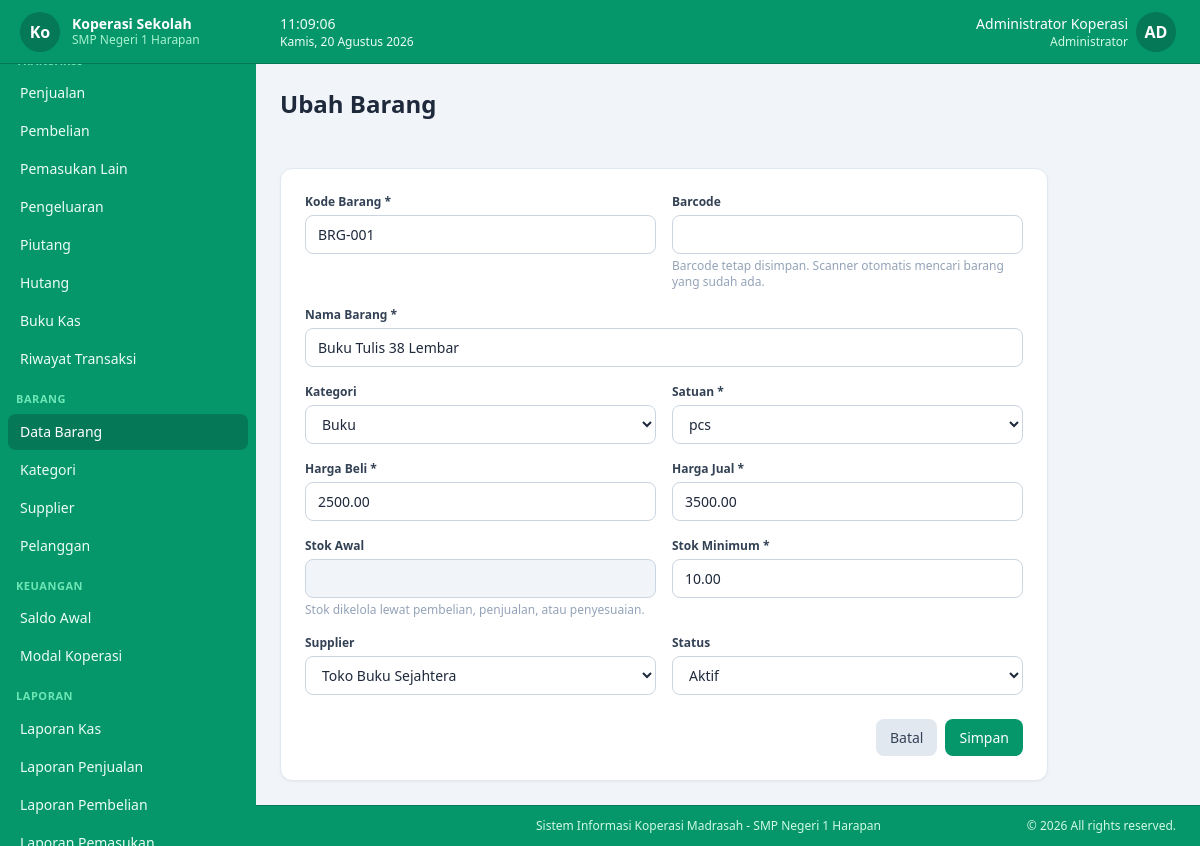
The page /master/barang/edit/1 (signed in) on the database its author committed.
### tables this page shows
CREATE TABLE koperasi_profile (
  id             TINYINT UNSIGNED NOT NULL DEFAULT 1,
  nama_koperasi  VARCHAR(100)     NOT NULL DEFAULT '',
  nama_sekolah   VARCHAR(150)     NOT NULL DEFAULT '',
  alamat         TEXT             NULL,
  telepon        VARCHAR(30)      NULL,
  email          VARCHAR(100)     NULL,
  logo           VARCHAR(255)     NULL,
  nama_ketua     VARCHAR(100)     NULL,
  nama_bendahara VARCHAR(100)     NULL,
  created_at     TIMESTAMP        NOT NULL DEFAULT CURRENT_TIMESTAMP,
  updated_at     TIMESTAMP        NOT NULL DEFAULT CURRENT_TIMESTAMP ON UPDATE CURRENT_TIMESTAMP,
  PRIMARY KEY (id)
);

CREATE TABLE users (
  id                   BIGINT UNSIGNED NOT NULL AUTO_INCREMENT,
  role_id              TINYINT UNSIGNED NOT NULL,
  username             VARCHAR(50)      NOT NULL UNIQUE,
  name                 VARCHAR(100)     NOT NULL,
  password_hash        VARCHAR(255)     NOT NULL,
  must_change_password TINYINT(1)       NOT NULL DEFAULT 0,
  is_active            TINYINT(1)       NOT NULL DEFAULT 1,
  created_at           TIMESTAMP        NOT NULL DEFAULT CURRENT_TIMESTAMP,
  updated_at           TIMESTAMP        NOT NULL DEFAULT CURRENT_TIMESTAMP ON UPDATE CURRENT_TIMESTAMP,
  PRIMARY KEY (id),
  CONSTRAINT fk_users_role FOREIGN KEY (role_id) REFERENCES roles(id) ON UPDATE CASCADE
);

CREATE TABLE roles (
  id            TINYINT UNSIGNED NOT NULL AUTO_INCREMENT,
  name          VARCHAR(50)      NOT NULL UNIQUE,
  description   VARCHAR(255)     NULL,
  created_at    TIMESTAMP        NOT NULL DEFAULT CURRENT_TIMESTAMP,
  updated_at    TIMESTAMP        NOT NULL DEFAULT CURRENT_TIMESTAMP ON UPDATE CURRENT_TIMESTAMP,
  PRIMARY KEY (id)
);

CREATE TABLE products (
  id            BIGINT UNSIGNED  NOT NULL AUTO_INCREMENT,
  kode          VARCHAR(30)      NOT NULL UNIQUE,
  barcode       VARCHAR(50)      NULL,
  name          VARCHAR(150)     NOT NULL,
  category_id   BIGINT UNSIGNED  NULL,
  satuan        VARCHAR(20)      NOT NULL DEFAULT 'pcs',
  harga_beli    DECIMAL(15,2)    NOT NULL DEFAULT 0,
  harga_jual    DECIMAL(15,2)    NOT NULL DEFAULT 0,
  stock         DECIMAL(12,2)    NOT NULL DEFAULT 0,
  stock_minimum DECIMAL(12,2)    NOT NULL DEFAULT 0,
  supplier_id   BIGINT UNSIGNED  NULL,
  is_active     TINYINT(1)       NOT NULL DEFAULT 1,
  created_at    TIMESTAMP        NOT NULL DEFAULT CURRENT_TIMESTAMP,
  updated_at    TIMESTAMP        NOT NULL DEFAULT CURRENT_TIMESTAMP ON UPDATE CURRENT_TIMESTAMP,
  PRIMARY KEY (id),
  KEY idx_products_name (name),
  KEY idx_products_category (category_id),
  KEY idx_products_supplier (supplier_id),
  CONSTRAINT fk_products_category FOREIGN KEY (category_id) REFERENCES categories(id) ON DELETE SET NULL ON UPDATE CASCADE,
  CONSTRAINT fk_products_supplier FOREIGN KEY (supplier_id) REFERENCES suppliers(id) ON DELETE SET NULL ON UPDATE CASCADE
);

CREATE TABLE categories (
  id         BIGINT UNSIGNED NOT NULL AUTO_INCREMENT,
  name       VARCHAR(100)    NOT NULL,
  type       ENUM('barang','pemasukan','pengeluaran') NOT NULL,
  created_at TIMESTAMP       NOT NULL DEFAULT CURRENT_TIMESTAMP,
  updated_at TIMESTAMP       NOT NULL DEFAULT CURRENT_TIMESTAMP ON UPDATE CURRENT_TIMESTAMP,
  PRIMARY KEY (id),
  UNIQUE KEY uq_category (type, name),
  KEY idx_categories_type (type)
);

CREATE TABLE suppliers (
  id         BIGINT UNSIGNED NOT NULL AUTO_INCREMENT,
  name       VARCHAR(150)    NOT NULL,
  phone      VARCHAR(30)     NULL,
  address    TEXT            NULL,
  is_active  TINYINT(1)      NOT NULL DEFAULT 1,
  created_at TIMESTAMP       NOT NULL DEFAULT CURRENT_TIMESTAMP,
  updated_at TIMESTAMP       NOT NULL DEFAULT CURRENT_TIMESTAMP ON UPDATE CURRENT_TIMESTAMP,
  PRIMARY KEY (id),
  KEY idx_suppliers_name (name)
);

### app/views/barang/form.php (the view, shortened to what the rows shown need)
<?php
$isEdit = $barang !== null;
$old = function (string $key, $default = '') use ($barang) {
    return old($key, $barang[$key] ?? $default);
};
?>
<div class="max-w-3xl">
    <div class="bg-white rounded-xl shadow-sm border border-slate-200 p-6">
        <form method="post" action="<?= url('barang', ['action' => 'store', 'id' => $isEdit ? $barang['id'] : null]) ?>" id="formBarang" class="grid grid-cols-1 sm:grid-cols-2 gap-4">
            <div>
                <label class="label">Kode Barang<?= $isEdit ? '' : ' (otomatis)' ?> *</label>
                <input type="text" name="kode" class="input" value="<?= e($old('kode')) ?>" placeholder="<?= $isEdit ? '' : 'Kosongkan = otomatis' ?>" <?= $isEdit ? 'required' : '' ?>>
            </div>
            <div class="sm:col-span-2">
                <label class="label">Nama Barang *</label>
                <input type="text" name="name" class="input" value="<?= e($old('name')) ?>" required>
            </div>
            <div>
                <label class="label">Kategori</label>
                <select name="category_id" class="input">
                    <?php foreach ($kategori as $k): ?>
                        <option value="<?= $k['id'] ?>" <?= (string)($barang['category_id'] ?? '') === (string)$k['id'] ? 'selected' : '' ?>><?= e($k['name']) ?></option>
                    <?php endforeach; ?>
                </select>
            </div>
            <div>
                <label class="label">Harga Beli *</label>
                <input type="text" name="harga_beli" class="input" inputmode="numeric" min="0" step="0.01" value="<?= e($old('harga_beli')) ?>" required>
            </div>
            <div>
                <label class="label">Harga Jual *</label>
                <input type="text" name="harga_jual" class="input" inputmode="numeric" min="0" step="0.01" value="<?= e($old('harga_jual')) ?>" required>
            </div>
            <div>
                <label class="label">Stok Minimum *</label>
                <input type="number" name="stock_minimum" class="input" min="0" step="0.01" value="<?= e($old('stock_minimum')) ?>" required>
            </div>
            <div>
                <label class="label">Supplier</label>
                <select name="supplier_id" class="input">
                    <?php foreach ($supplier as $s): ?>
                        <option value="<?= $s['id'] ?>" <?= (string)($barang['supplier_id'] ?? '') === (string)$s['id'] ? 'selected' : '' ?>><?= e($s['name']) ?></option>
                    <?php endforeach; ?>
                </select>
            </div>
            <div>
                <label class="label">Status</label>
                <select name="is_active" class="input">
                    <option value="1" <?= ($barang['is_active'] ?? 1) == 1 ? 'selected' : '' ?>>Aktif</option>
                </select>
            </div>
        </form>
    </div>
</div>

### app/views/layouts/app.php (shortened to what the rows shown need)
<?php
$user = current_user();
$profile = koperasi_profile();
?>
<!DOCTYPE html>
<html lang="id">
<head>
<script src="<?= asset('assets/js/tailwind.min.js') ?>"></script>
<link rel="stylesheet" href="<?= asset('assets/vendor/sweetalert2/sweetalert2.min.css') ?>">
<link rel="stylesheet" href="<?= asset('assets/css/app.css') ?>">
</head>
<body class="bg-slate-100 text-slate-800 flex flex-col min-h-screen">
<div id="sidebar" class="fixed inset-y-0 left-0 z-40 w-64 bg-emerald-600 text-emerald-50 transform -translate-x-full lg:translate-x-0 transition-transform duration-200 flex flex-col">
    <div class="flex items-center gap-3 px-5 h-16 border-b border-emerald-700 shrink-0 sticky top-0 bg-emerald-600 z-10">
        <?php if (!empty($profile['logo']) && file_exists(UPLOAD_DIR . '/' . $profile['logo'])): ?>
            <img src="<?= asset('uploads/' . e($profile['logo'])) ?>" class="h-10 w-10 shrink-0 object-contain drop-shadow-[0_0_4px_rgba(255,255,255,0.8)]" alt="logo">
        <?php else: ?>
            <div class="h-10 w-10 shrink-0 rounded-full bg-emerald-700 flex items-center justify-center font-bold text-white"><?= e(mb_substr($profile['nama_koperasi'] ?? 'KS', 0, 2)) ?></div>
        <?php endif; ?>
        <div class="min-w-0">
            <div class="font-semibold text-sm leading-tight text-white truncate"><?= e($profile['nama_koperasi'] ?? APP_NAME) ?></div>
            <div class="text-xs text-emerald-200 truncate"><?= e($profile['nama_sekolah'] ?? '') ?></div>
        </div>
    </div>
</div>
<div class="lg:pl-64 flex flex-col flex-1 min-h-0">
    <header class="sticky top-0 z-20 bg-emerald-600 border-b border-emerald-700 px-4 sm:px-6 h-16 flex items-center justify-between shrink-0">
        <div class="flex items-center gap-4">
            <div class="relative" id="userMenu">
                <button type="button" id="userMenuBtn" class="flex items-center gap-2 rounded-full hover:opacity-80 transition">
                    <div class="text-right hidden sm:block">
                        <div class="text-sm font-medium text-white"><?= e($user['name']) ?></div>
                        <div class="text-xs text-emerald-100"><?= e($user['role_name']) ?></div>
                    </div>
                    <div class="h-10 w-10 rounded-full bg-emerald-700 text-white flex items-center justify-center font-bold">
                        <?= e(strtoupper(mb_substr($user['name'], 0, 2))) ?>
                    </div>
                </button>
            </div>
        </div>
    </header>
    <div class="px-4 sm:px-6 py-4 sm:py-6">
        <h1 class="text-xl sm:text-2xl font-bold text-slate-800"><?= e($pageTitle ?? 'Dashboard') ?></h1>
    </div>
    <main class="flex-1 p-4 sm:p-6 pb-12">
        <?= $content ?>
    </main>
    <footer class="bg-emerald-600 border-t border-emerald-700 lg:pl-64">
        <div class="max-w-full mx-auto px-4 sm:px-6 py-3">
            <div class="flex flex-col sm:flex-row justify-between items-center gap-2 text-xs text-emerald-100">
                <span>Sistem Informasi Koperasi Madrasah - <?= e($profile['nama_sekolah'] ?? 'Nama Sekolah') ?></span>
                <span>&copy; <?= date('Y') ?> All rights reserved.</span>
            </div>
        </div>
    </footer>
</div>
</body>
</html>

### rows shown on the page
koperasi_profile: nama_koperasi "Ko", nama_koperasi "Koperasi Sekolah", nama_sekolah "SMP Negeri 1 Harapan"
users: name "Administrator Koperasi", role.name "Administrator", name "AD"
products: kode "BRG-001", name "Buku Tulis 38 Lembar", category_id "Buku", harga_beli "2500.00", harga_jual "3500.00", stock_minimum "10.00", supplier_id "Toko Buku Sejahtera", is_active "Aktif"

### other values the page prints
$label "Penjualan"
$label "Pembelian"
$label "Pemasukan Lain"
$label "Pengeluaran"
$label "Piutang"
$label "Hutang"
$label "Buku Kas"
$label "Riwayat Transaksi"
$group "BARANG"
$label "Data Barang"
$label "Kategori"
$label "Supplier"
$label "Pelanggan"
$group "KEUANGAN"
$label "Saldo Awal"
